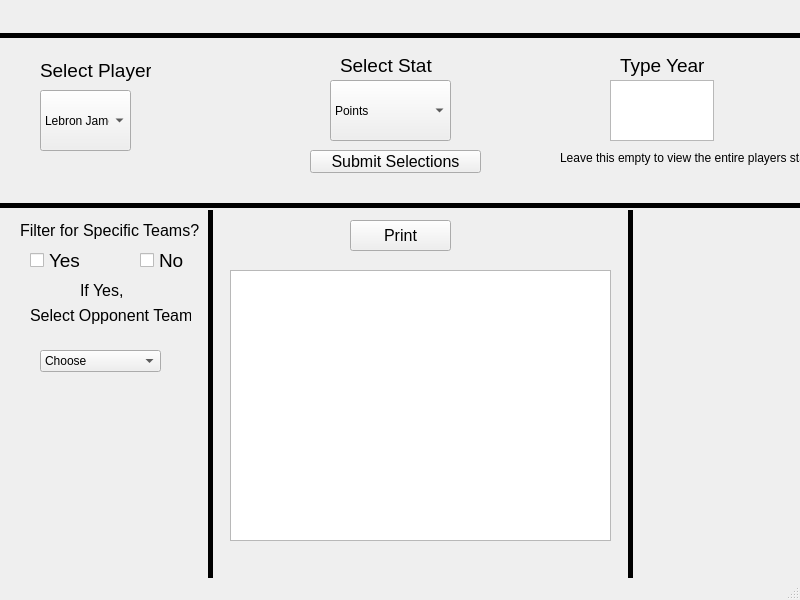
<?xml version="1.0" encoding="UTF-8"?>
<ui version="4.0">
 <class>Stats</class>
 <widget class="QMainWindow" name="Stats">
  <property name="geometry">
   <rect>
    <x>0</x>
    <y>0</y>
    <width>800</width>
    <height>600</height>
   </rect>
  </property>
  <property name="windowTitle">
   <string>MainWindow</string>
  </property>
  <widget class="QWidget" name="centralwidget">
   <widget class="QPushButton" name="button">
    <property name="geometry">
     <rect>
      <x>310</x>
      <y>150</y>
      <width>171</width>
      <height>23</height>
     </rect>
    </property>
    <property name="font">
     <font>
      <pointsize>12</pointsize>
     </font>
    </property>
    <property name="text">
     <string>Submit Selections</string>
    </property>
   </widget>
   <widget class="Line" name="line">
    <property name="geometry">
     <rect>
      <x>-60</x>
      <y>10</y>
      <width>981</width>
      <height>51</height>
     </rect>
    </property>
    <property name="font">
     <font>
      <pointsize>48</pointsize>
     </font>
    </property>
    <property name="frameShadow">
     <enum>QFrame::Plain</enum>
    </property>
    <property name="lineWidth">
     <number>5</number>
    </property>
    <property name="midLineWidth">
     <number>5</number>
    </property>
    <property name="orientation">
     <enum>Qt::Horizontal</enum>
    </property>
   </widget>
   <widget class="QComboBox" name="comboBox">
    <property name="geometry">
     <rect>
      <x>40</x>
      <y>90</y>
      <width>91</width>
      <height>61</height>
     </rect>
    </property>
    <item>
     <property name="text">
      <string>Lebron James</string>
     </property>
    </item>
    <item>
     <property name="text">
      <string>Stephen Curry</string>
     </property>
     <property name="icon">
      <iconset theme="Warriors">
       <normaloff>.</normaloff>.</iconset>
     </property>
    </item>
    <item>
     <property name="text">
      <string>Shaquille O'Neal</string>
     </property>
    </item>
    <item>
     <property name="text">
      <string>Kobe Bryant</string>
     </property>
    </item>
    <item>
     <property name="text">
      <string>Bam Adebayo</string>
     </property>
    </item>
   </widget>
   <widget class="QLabel" name="label_7">
    <property name="geometry">
     <rect>
      <x>40</x>
      <y>50</y>
      <width>111</width>
      <height>41</height>
     </rect>
    </property>
    <property name="font">
     <font>
      <pointsize>14</pointsize>
     </font>
    </property>
    <property name="text">
     <string>Select Player</string>
    </property>
   </widget>
   <widget class="QLabel" name="label_8">
    <property name="geometry">
     <rect>
      <x>340</x>
      <y>50</y>
      <width>101</width>
      <height>31</height>
     </rect>
    </property>
    <property name="font">
     <font>
      <pointsize>14</pointsize>
     </font>
    </property>
    <property name="text">
     <string>Select Stat</string>
    </property>
   </widget>
   <widget class="QComboBox" name="comboBox_2">
    <property name="geometry">
     <rect>
      <x>330</x>
      <y>80</y>
      <width>121</width>
      <height>61</height>
     </rect>
    </property>
    <item>
     <property name="text">
      <string>Points</string>
     </property>
    </item>
    <item>
     <property name="text">
      <string>Assists</string>
     </property>
    </item>
    <item>
     <property name="text">
      <string>Rebounds</string>
     </property>
    </item>
    <item>
     <property name="text">
      <string>Steals</string>
     </property>
    </item>
    <item>
     <property name="text">
      <string>Blocks</string>
     </property>
    </item>
    <item>
     <property name="text">
      <string>Fouls</string>
     </property>
    </item>
    <item>
     <property name="text">
      <string>Free Throws</string>
     </property>
    </item>
    <item>
     <property name="text">
      <string>Three Pointers</string>
     </property>
    </item>
    <item>
     <property name="text">
      <string>Field Goals</string>
     </property>
    </item>
   </widget>
   <widget class="QTextEdit" name="machine">
    <property name="geometry">
     <rect>
      <x>610</x>
      <y>80</y>
      <width>104</width>
      <height>61</height>
     </rect>
    </property>
    <property name="html">
     <string>&lt;!DOCTYPE HTML PUBLIC &quot;-//W3C//DTD HTML 4.0//EN&quot; &quot;http://www.w3.org/TR/REC-html40/strict.dtd&quot;&gt;
&lt;html&gt;&lt;head&gt;&lt;meta name=&quot;qrichtext&quot; content=&quot;1&quot; /&gt;&lt;style type=&quot;text/css&quot;&gt;
p, li { white-space: pre-wrap; }
&lt;/style&gt;&lt;/head&gt;&lt;body style=&quot; font-family:'MS Shell Dlg 2'; font-size:8.25pt; font-weight:400; font-style:normal;&quot;&gt;
&lt;p style=&quot;-qt-paragraph-type:empty; margin-top:0px; margin-bottom:0px; margin-left:0px; margin-right:0px; -qt-block-indent:0; text-indent:0px;&quot;&gt;&lt;br /&gt;&lt;/p&gt;&lt;/body&gt;&lt;/html&gt;</string>
    </property>
   </widget>
   <widget class="QLabel" name="label_9">
    <property name="geometry">
     <rect>
      <x>620</x>
      <y>50</y>
      <width>91</width>
      <height>31</height>
     </rect>
    </property>
    <property name="font">
     <font>
      <pointsize>14</pointsize>
     </font>
    </property>
    <property name="text">
     <string>Type Year</string>
    </property>
   </widget>
   <widget class="Line" name="line_2">
    <property name="geometry">
     <rect>
      <x>-60</x>
      <y>180</y>
      <width>981</width>
      <height>51</height>
     </rect>
    </property>
    <property name="font">
     <font>
      <pointsize>48</pointsize>
     </font>
    </property>
    <property name="frameShadow">
     <enum>QFrame::Plain</enum>
    </property>
    <property name="lineWidth">
     <number>5</number>
    </property>
    <property name="midLineWidth">
     <number>5</number>
    </property>
    <property name="orientation">
     <enum>Qt::Horizontal</enum>
    </property>
   </widget>
   <widget class="QPushButton" name="print_button">
    <property name="geometry">
     <rect>
      <x>350</x>
      <y>220</y>
      <width>101</width>
      <height>31</height>
     </rect>
    </property>
    <property name="font">
     <font>
      <pointsize>12</pointsize>
     </font>
    </property>
    <property name="text">
     <string>Print</string>
    </property>
   </widget>
   <widget class="QTextEdit" name="printArea">
    <property name="geometry">
     <rect>
      <x>230</x>
      <y>270</y>
      <width>381</width>
      <height>271</height>
     </rect>
    </property>
    <property name="readOnly">
     <bool>true</bool>
    </property>
   </widget>
   <widget class="Line" name="line_3">
    <property name="geometry">
     <rect>
      <x>200</x>
      <y>210</y>
      <width>21</width>
      <height>391</height>
     </rect>
    </property>
    <property name="font">
     <font>
      <pointsize>48</pointsize>
     </font>
    </property>
    <property name="frameShadow">
     <enum>QFrame::Plain</enum>
    </property>
    <property name="lineWidth">
     <number>5</number>
    </property>
    <property name="midLineWidth">
     <number>5</number>
    </property>
    <property name="orientation">
     <enum>Qt::Vertical</enum>
    </property>
   </widget>
   <widget class="Line" name="line_6">
    <property name="geometry">
     <rect>
      <x>620</x>
      <y>210</y>
      <width>21</width>
      <height>391</height>
     </rect>
    </property>
    <property name="font">
     <font>
      <pointsize>48</pointsize>
     </font>
    </property>
    <property name="frameShadow">
     <enum>QFrame::Plain</enum>
    </property>
    <property name="lineWidth">
     <number>5</number>
    </property>
    <property name="midLineWidth">
     <number>5</number>
    </property>
    <property name="orientation">
     <enum>Qt::Vertical</enum>
    </property>
   </widget>
   <widget class="QCheckBox" name="yesBox">
    <property name="geometry">
     <rect>
      <x>30</x>
      <y>240</y>
      <width>61</width>
      <height>41</height>
     </rect>
    </property>
    <property name="font">
     <font>
      <pointsize>14</pointsize>
     </font>
    </property>
    <property name="text">
     <string>Yes</string>
    </property>
   </widget>
   <widget class="QCheckBox" name="noBox">
    <property name="geometry">
     <rect>
      <x>140</x>
      <y>240</y>
      <width>61</width>
      <height>41</height>
     </rect>
    </property>
    <property name="font">
     <font>
      <pointsize>14</pointsize>
     </font>
    </property>
    <property name="text">
     <string>No</string>
    </property>
   </widget>
   <widget class="QLabel" name="label">
    <property name="geometry">
     <rect>
      <x>20</x>
      <y>220</y>
      <width>191</width>
      <height>20</height>
     </rect>
    </property>
    <property name="font">
     <font>
      <pointsize>12</pointsize>
     </font>
    </property>
    <property name="text">
     <string>Filter for Specific Teams? </string>
    </property>
   </widget>
   <widget class="QLabel" name="label_2">
    <property name="geometry">
     <rect>
      <x>80</x>
      <y>280</y>
      <width>81</width>
      <height>21</height>
     </rect>
    </property>
    <property name="font">
     <font>
      <pointsize>12</pointsize>
     </font>
    </property>
    <property name="text">
     <string>If Yes,</string>
    </property>
   </widget>
   <widget class="QComboBox" name="oppBox">
    <property name="geometry">
     <rect>
      <x>40</x>
      <y>350</y>
      <width>121</width>
      <height>22</height>
     </rect>
    </property>
    <item>
     <property name="text">
      <string>Choose</string>
     </property>
    </item>
    <item>
     <property name="text">
      <string>ATL</string>
     </property>
    </item>
    <item>
     <property name="text">
      <string>BOS</string>
     </property>
    </item>
    <item>
     <property name="text">
      <string>BKN</string>
     </property>
    </item>
    <item>
     <property name="text">
      <string>CHA</string>
     </property>
    </item>
    <item>
     <property name="text">
      <string>CHI</string>
     </property>
    </item>
    <item>
     <property name="text">
      <string>CLE</string>
     </property>
    </item>
    <item>
     <property name="text">
      <string>DAL</string>
     </property>
    </item>
    <item>
     <property name="text">
      <string>DEN</string>
     </property>
    </item>
    <item>
     <property name="text">
      <string>DET</string>
     </property>
    </item>
    <item>
     <property name="text">
      <string>GSW</string>
     </property>
    </item>
    <item>
     <property name="text">
      <string>HOU</string>
     </property>
    </item>
    <item>
     <property name="text">
      <string>IND</string>
     </property>
    </item>
    <item>
     <property name="text">
      <string>LAC</string>
     </property>
    </item>
    <item>
     <property name="text">
      <string>LAL</string>
     </property>
    </item>
    <item>
     <property name="text">
      <string>MEM</string>
     </property>
    </item>
    <item>
     <property name="text">
      <string>MIA</string>
     </property>
    </item>
    <item>
     <property name="text">
      <string>MIL</string>
     </property>
    </item>
    <item>
     <property name="text">
      <string>MIN</string>
     </property>
    </item>
    <item>
     <property name="text">
      <string>NOP</string>
     </property>
    </item>
    <item>
     <property name="text">
      <string>NYK</string>
     </property>
    </item>
    <item>
     <property name="text">
      <string>OKC</string>
     </property>
    </item>
    <item>
     <property name="text">
      <string>ORL</string>
     </property>
    </item>
    <item>
     <property name="text">
      <string>PHI</string>
     </property>
    </item>
    <item>
     <property name="text">
      <string>PHX</string>
     </property>
    </item>
    <item>
     <property name="text">
      <string>POR</string>
     </property>
    </item>
    <item>
     <property name="text">
      <string>SAC</string>
     </property>
    </item>
    <item>
     <property name="text">
      <string>SAS</string>
     </property>
    </item>
    <item>
     <property name="text">
      <string>TOR</string>
     </property>
    </item>
    <item>
     <property name="text">
      <string>UTA</string>
     </property>
    </item>
    <item>
     <property name="text">
      <string>WAS</string>
     </property>
    </item>
   </widget>
   <widget class="QLabel" name="label_3">
    <property name="geometry">
     <rect>
      <x>30</x>
      <y>300</y>
      <width>161</width>
      <height>31</height>
     </rect>
    </property>
    <property name="font">
     <font>
      <pointsize>12</pointsize>
     </font>
    </property>
    <property name="text">
     <string>Select Opponent Team</string>
    </property>
   </widget>
   <widget class="QLabel" name="label_4">
    <property name="geometry">
     <rect>
      <x>560</x>
      <y>150</y>
      <width>241</width>
      <height>16</height>
     </rect>
    </property>
    <property name="text">
     <string>Leave this empty to view the entire players stats</string>
    </property>
   </widget>
   <widget class="QLabel" name="label_5">
    <property name="geometry">
     <rect>
      <x>560</x>
      <y>170</y>
      <width>201</width>
      <height>16</height>
     </rect>
    </property>
    <property name="text">
     <string/>
    </property>
   </widget>
  </widget>
  <widget class="QStatusBar" name="statusbar"/>
 </widget>
 <resources/>
 <connections/>
</ui>
